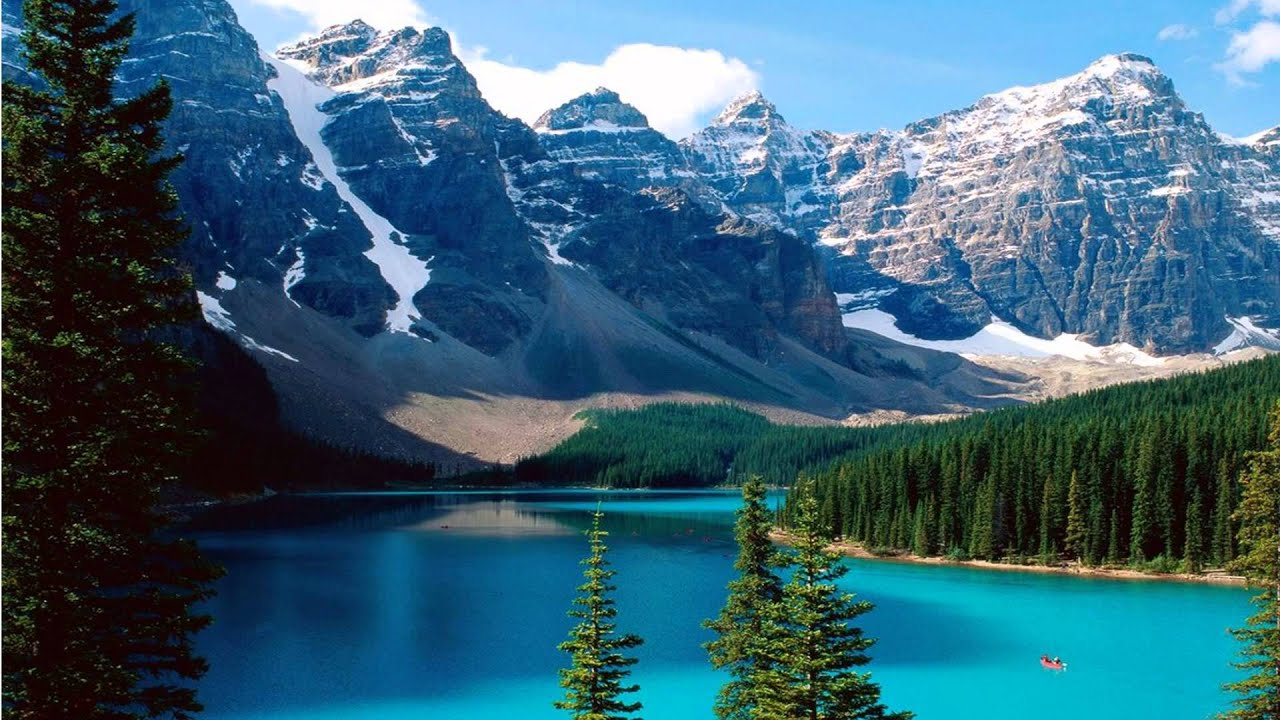
#> input picture images/montagnes.jpg, 1280 x 720 px, found by its file name
$ python test_gftt.py
#> lines starting #> are read from the running program, lines starting #| are printed output that depends on the picture; after the words box and inside, x2 and y2 are one past the last pixel; in counts of white or black regions, pixels touching at a corner belong together
import numpy as np
import cv2 as cv

img = cv.imread('montagnes.jpg')
#> img is the input picture: shape (720, 1280, 3); mean B, G, R 117.2, 98.2, 57.1

gray = cv.cvtColor(img,cv.COLOR_BGR2GRAY)
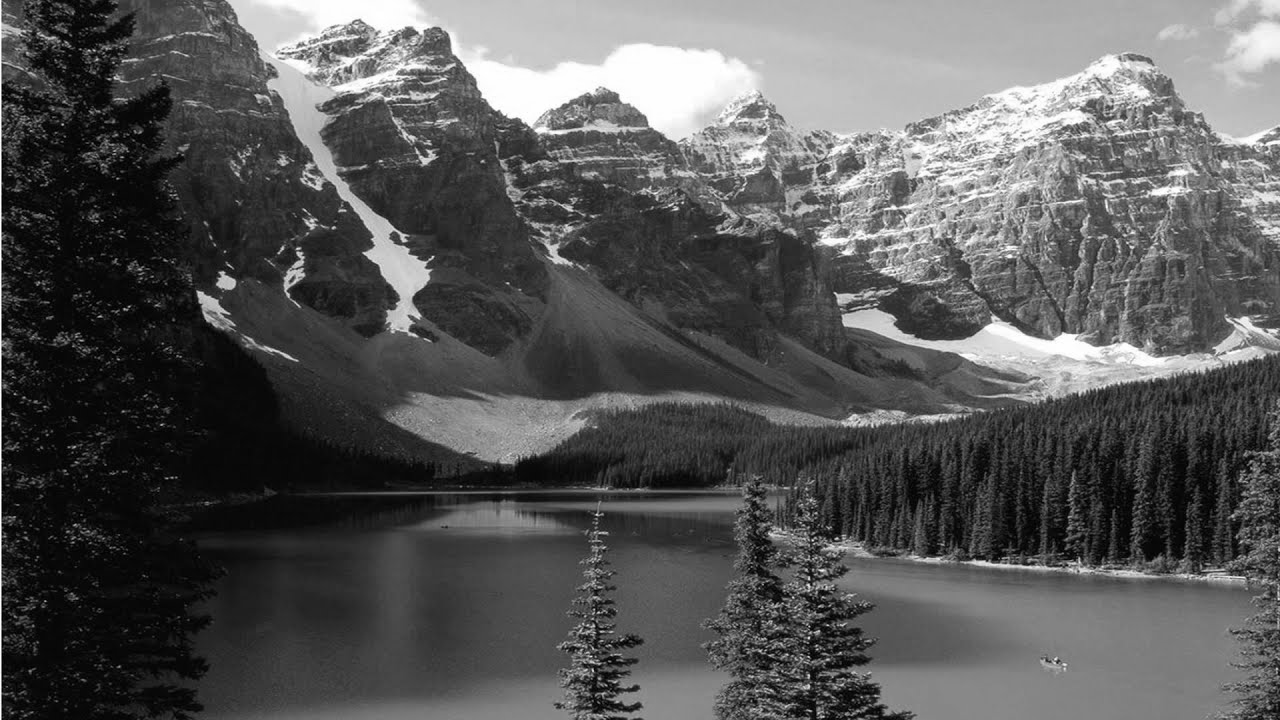
#> gray: shape (720, 1280); min 0, max 255, mean 88

corners = cv.goodFeaturesToTrack(gray,200,0.01,10)
#> corners = 200 rows, first 8: [808, 638], [812, 540], [809, 579], [62, 124], [433, 256], [197, 291], [824, 716], [793, 597]
corners = np.int0(corners)

for i in corners:
    x,y = i.ravel()
    cv.circle(img,(x,y),3,255,-1)
#> this loop made 200 passes
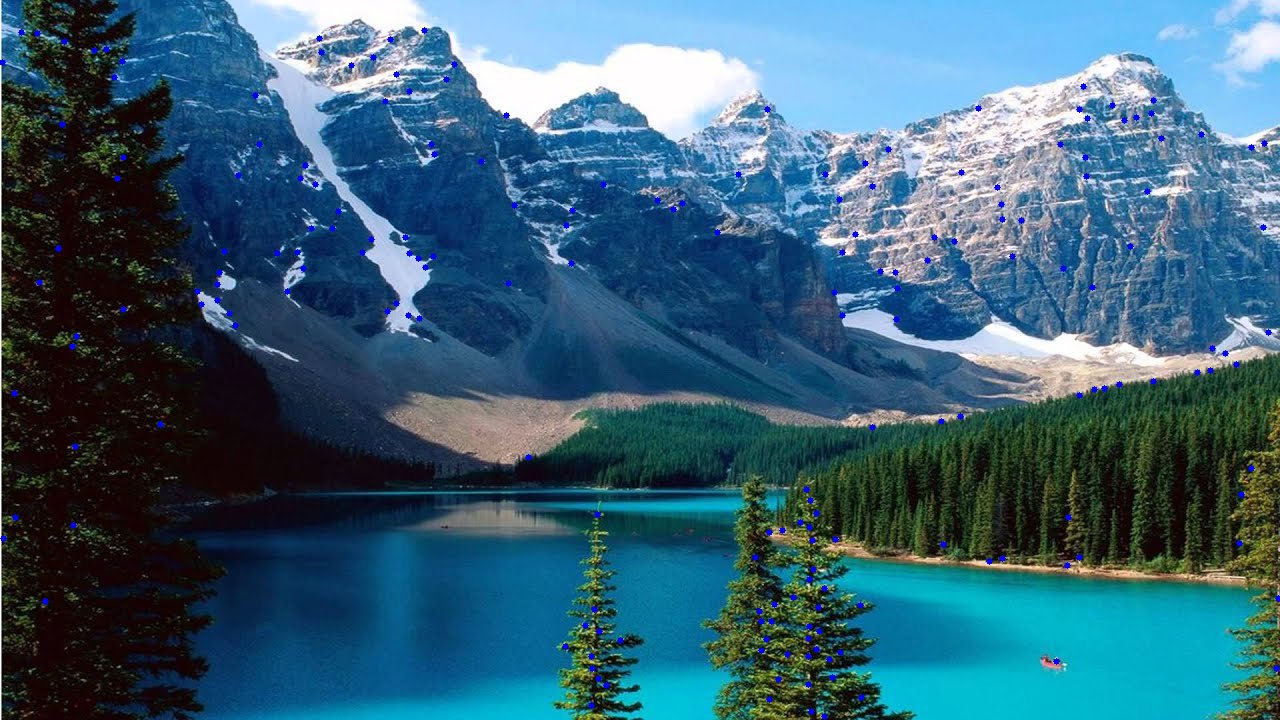
#> img: shape (720, 1280, 3); 0.63% of pixels changed, all inside (x1, y1, x2, y2) = (0, 27, 1280, 720)

cv.imwrite('corner_detection_montagnes.jpg', img)
